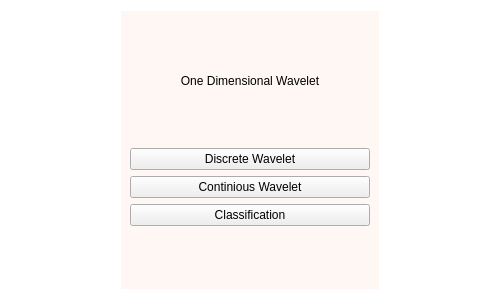
<?xml version="1.0" encoding="UTF-8"?>
<ui version="4.0">
 <class>Form</class>
 <widget class="QWidget" name="Form">
  <property name="geometry">
   <rect>
    <x>0</x>
    <y>0</y>
    <width>500</width>
    <height>300</height>
   </rect>
  </property>
  <property name="minimumSize">
   <size>
    <width>500</width>
    <height>300</height>
   </size>
  </property>
  <property name="maximumSize">
   <size>
    <width>500</width>
    <height>400</height>
   </size>
  </property>
  <property name="windowTitle">
   <string>Form</string>
  </property>
  <property name="styleSheet">
   <string notr="true">#Form{
background-color: rgb(255, 255, 255);
}</string>
  </property>
  <layout class="QHBoxLayout" name="horizontalLayout" stretch="15,35,15">
   <item>
    <spacer name="horizontalSpacer">
     <property name="orientation">
      <enum>Qt::Horizontal</enum>
     </property>
     <property name="sizeHint" stdset="0">
      <size>
       <width>10</width>
       <height>10</height>
      </size>
     </property>
    </spacer>
   </item>
   <item>
    <widget class="QFrame" name="verticalFrame_1D">
     <property name="styleSheet">
      <string notr="true">#verticalFrame_1D{
	background-color: rgb(255, 247, 244);

}</string>
     </property>
     <layout class="QVBoxLayout" name="verticalLayout_1D" stretch="0,0,0,35,35,0,0">
      <item>
       <spacer name="verticalSpacer_6">
        <property name="orientation">
         <enum>Qt::Vertical</enum>
        </property>
        <property name="sizeHint" stdset="0">
         <size>
          <width>20</width>
          <height>40</height>
         </size>
        </property>
       </spacer>
      </item>
      <item>
       <widget class="QLabel" name="label_1D_Wavelet">
        <property name="text">
         <string>One Dimensional Wavelet</string>
        </property>
        <property name="alignment">
         <set>Qt::AlignCenter</set>
        </property>
       </widget>
      </item>
      <item>
       <spacer name="verticalSpacer">
        <property name="orientation">
         <enum>Qt::Vertical</enum>
        </property>
        <property name="sizeHint" stdset="0">
         <size>
          <width>20</width>
          <height>40</height>
         </size>
        </property>
       </spacer>
      </item>
      <item>
       <widget class="QPushButton" name="pushButton_DiscreteWavelet1D">
        <property name="text">
         <string>Discrete Wavelet</string>
        </property>
       </widget>
      </item>
      <item>
       <widget class="QPushButton" name="pushButton_ContiniousWavelet1D">
        <property name="text">
         <string>Continious Wavelet</string>
        </property>
       </widget>
      </item>
      <item>
       <widget class="QPushButton" name="pushButton_Prediction">
        <property name="text">
         <string>Classification</string>
        </property>
       </widget>
      </item>
      <item>
       <spacer name="verticalSpacer_2">
        <property name="orientation">
         <enum>Qt::Vertical</enum>
        </property>
        <property name="sizeHint" stdset="0">
         <size>
          <width>20</width>
          <height>40</height>
         </size>
        </property>
       </spacer>
      </item>
     </layout>
    </widget>
   </item>
   <item>
    <spacer name="horizontalSpacer_2">
     <property name="orientation">
      <enum>Qt::Horizontal</enum>
     </property>
     <property name="sizeHint" stdset="0">
      <size>
       <width>40</width>
       <height>20</height>
      </size>
     </property>
    </spacer>
   </item>
  </layout>
 </widget>
 <resources/>
 <connections/>
</ui>
